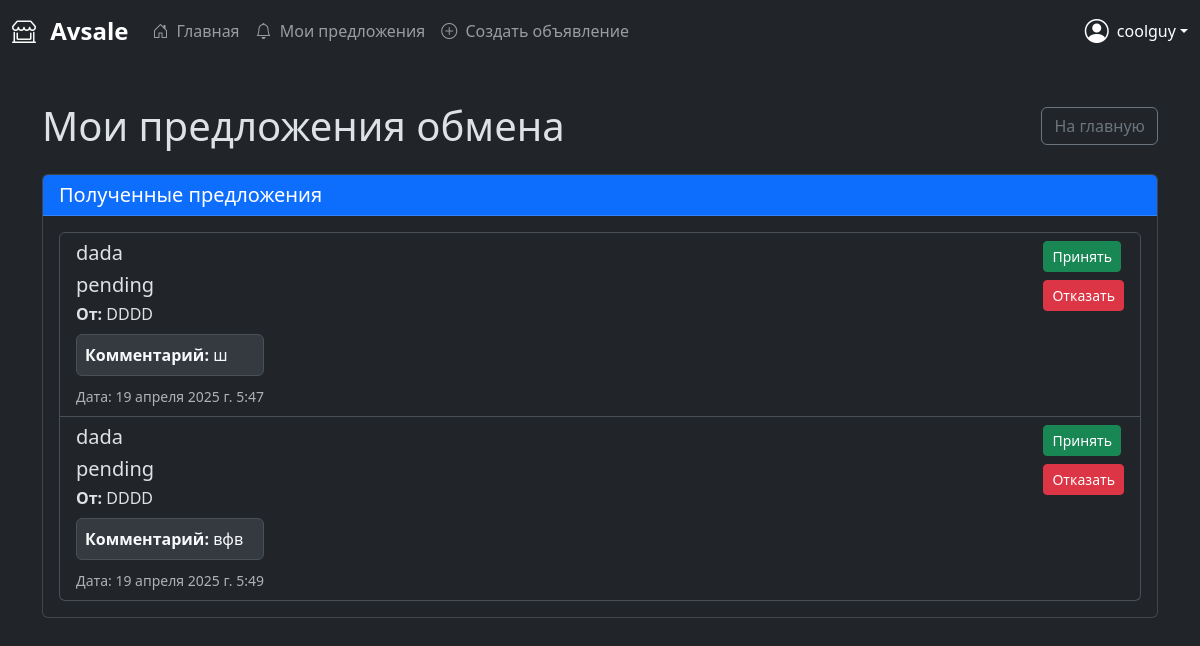
/my-offers/ (signed in), run on the app's committed database.
### accounts/models.py (models this page shows, shortened)
class Offer(models.Model):
    STATUS = [
        ('await', 'Ожидает'),
        ('accepted', 'Принято'),
        ('rejected', 'Отказано'),
    ]
    sender_user = models.ForeignKey(
        User, on_delete=models.CASCADE, related_name='sent_offers')
    ad_receiver = models.ForeignKey(
        Post, on_delete=models.CASCADE, related_name='received_offers')
    comment = models.TextField(verbose_name='Comment')
    status = models.CharField(max_length=10, choices=STATUS, default='pending')
    created_at = models.DateTimeField(auto_now_add=True)

class Post(models.Model):
    CATEGORIES = [
        ('electronics', 'Электроника'),
        ('clothing', 'Одежда'),
        ('furniture', 'Мебель'),
        ('other', 'Другое'),
    ]
    CONDITIONS = [
        ('new', 'Новый'),
        ('used', 'Б/У'),
    ]
    title = models.CharField(max_length=180, verbose_name='Заголовок')
    description = models.TextField(verbose_name='Описание товара')
    category = models.CharField(
        max_length=20, choices=CATEGORIES, verbose_name='Категория')
    condition = models.CharField(
        max_length=20, choices=CONDITIONS, verbose_name='Состояние товара')
    created_at = models.DateTimeField(auto_now_add=True)
    author = models.ForeignKey(
        User, on_delete=models.CASCADE, related_name='posts')

### accounts/views.py (the view)
# urls.py: path('my-offers/', views.user_offers, name='user_offers'),
@login_required
def user_offers(request):
    offers = Offer.objects.filter(ad_receiver__author=request.user)
    return render(request, 'accounts/user_offers.html', {'offers': offers})

### accounts/templates/accounts/user_offers.html (shortened to what this page needs)
{% extends 'accounts/base.html' %}
{% load static %}
{% block content %}
<div class="container mt-4">
    <div class="d-flex justify-content-between align-items-center mb-4">
        <h1 class="mb-0">Мои предложения обмена</h1>
        <a href="{% url 'auth_welcome' %}" class="btn btn-outline-secondary">
             На главную
        </a>
    </div>
    <div class="card mb-5">
        <div class="card-header bg-primary text-white">
            <h2 class="h5 mb-0">Полученные предложения</h2>
        </div>
        <div class="card-body">
            {% if offers %}
                <div class="list-group">
                    {% for offer in offers %}
                    <div class="list-group-item">
                        <div class="d-flex justify-content-between">
                            <div>
                                <h3 class="h5">{{ offer.ad_receiver.title }}</h3>
                                <p class="mb-1">
                                    <span class="h5">
                                        {{ offer.get_status_display }}
                                    </span>
                                </p>
                                <p class="mb-1"><strong>От:</strong> {{ offer.sender_user.username }}</p>
                                {% if offer.comment %}
                                <div class="alert alert-light p-2 mt-2 mb-2">
                                    <p class="mb-0"><strong>Комментарий:</strong> {{ offer.comment }}</p>
                                </div>
                                {% endif %}
                                <small class="text-muted">Дата: {{ offer.created_at }}</small>
                            </div>
                            <div class="d-flex flex-column">
                                <form action="{% url 'accept_offer' offer.id %}" method="POST" class="mb-2">
                                    <button type="submit" class="btn btn-success btn-sm">
                                         Принять
                                    </button>
                                </form>
                                <form action="{% url 'reject_offer' offer.id %}" method="POST">
                                    <button type="submit" class="btn btn-danger btn-sm">
                                         Отказать
                                    </button>
                                </form>
                            </div>
                        </div>
                    </div>
                    {% endfor %}
                </div>
            {% else %}
                <div class="alert alert-info">
                    <i class="fas fa-info-circle"></i> У вас пока нет предложений обмена
                </div>
            {% endif %}
        </div>
    </div>
</div>
{% endblock %}

### accounts/templates/accounts/base.html (shortened to what this page needs)
{% load static %}
<!DOCTYPE html>
<html lang="ru" data-bs-theme="dark">
<head>
    <link href="https://cdn.jsdelivr.net/npm/bootstrap@5.3.3/dist/css/bootstrap.min.css" rel="stylesheet">
    <link rel="stylesheet" href="https://cdn.jsdelivr.net/npm/bootstrap-icons@1.11.1/font/bootstrap-icons.css">
    <link rel="stylesheet" href="{% static 'style.css' %}">
</head>
<body>
    {% if user.is_authenticated %}
    <div class="app-container d-flex flex-column min-vh-100">
        <nav class="navbar navbar-expand-lg navbar-dark bg-dark">
            <div class="container-fluid">
                <a class="navbar-brand fs-4 fw-bold" href="#">
                    <i class="bi bi-shop-window me-2"></i>
                    Avsale
                </a>
                <div class="collapse navbar-collapse" id="navbarNav">
                    <ul class="navbar-nav me-auto">
                        <li class="nav-item">
                            <a href="{% url 'auth_welcome' %}" class="nav-link">
                                <i class="bi bi-house-door me-1"></i>
                                Главная
                            </a>
                        </li>
                        <li class="nav-item">
                            <a href="{% url 'user_offers' %}" class="nav-link">
                                <i class="bi bi-bell me-1"></i>
                                Мои предложения
                            </a>
                        </li>
                        <li class="nav-item">
                            <a href="{% url 'create_post' %}" class="nav-link">
                                <i class="bi bi-plus-circle me-1"></i>
                                Создать объявление
                            </a>
                        </li>
                    </ul>
                    <div class="d-flex align-items-center">
                        <div class="dropdown">
                            <a href="#" class="d-flex align-items-center text-white text-decoration-none dropdown-toggle"
                               id="dropdownUser" data-bs-toggle="dropdown">
                                <i class="bi bi-person-circle fs-4 me-2"></i>
                                <span class="d-none d-sm-inline">{{ user.username }}</span>
                            </a>
                        </div>
                    </div>
                </div>
            </div>
        </nav>
        {% endif %}
        <main class="flex-grow-1 p-3">
            {% block content %}
            {% endblock %}
        </main>
    </div>
</body>
</html>

### data on the page
Offer: ad_receiver "dada", status "pending", sender_user.username "DDDD", comment "ш", created_at "19 апреля 2025 г. 5:47"
Offer: ad_receiver "dada", status "pending", sender_user.username "DDDD", comment "вфв", created_at "19 апреля 2025 г. 5:49"

### other printed values
{{ user.username }} "coolguy"
